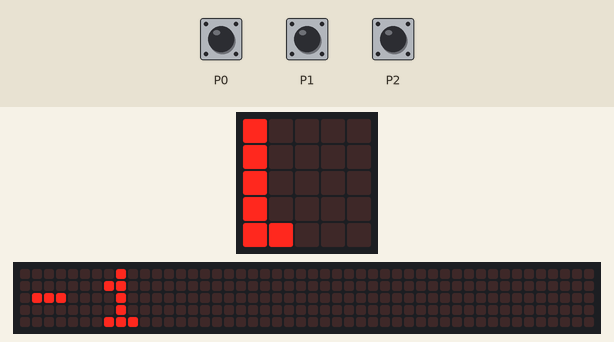
Bench run of a program on a simulated BBC micro:bit (MakeCode). Shown: the board's 5×5 LED display, a strip that is not on the board, showing the scrolling text unrolled. The test bench sets the inputs (shaded band). The 48×5 strip is a reading aid, not a part: it shows the text the display is scrolling, unrolled, one strip-width of it at a time.

Above: at 3.79 s.
3.8 s: touch pin P1 pressed for 0.15 s
At 6.0 s:
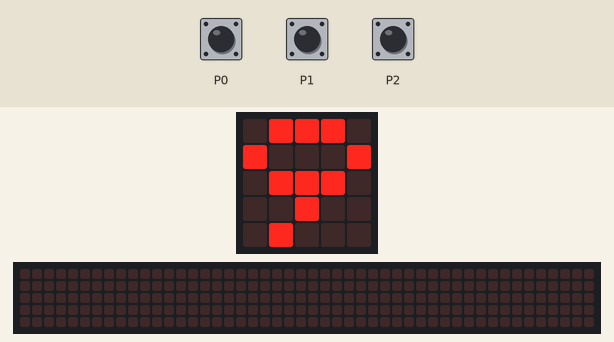
6.9 s: touch pin P0 pressed for 0.15 s
At 8.6 s:
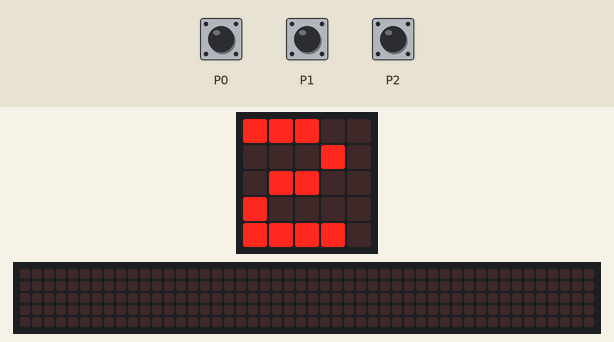
10.0 s: touch pin P1 pressed for 0.15 s
At 12.9 s:
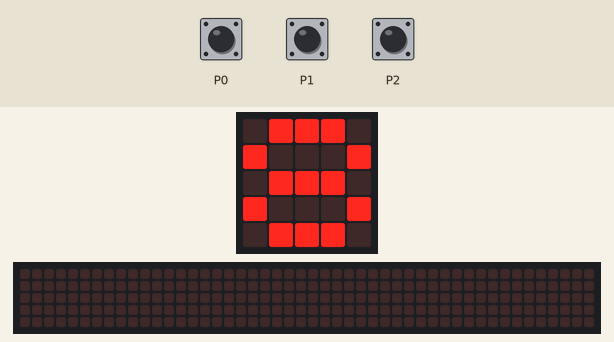
13.1 s: touch pin P2 pressed for 0.15 s
At 14.42 s:
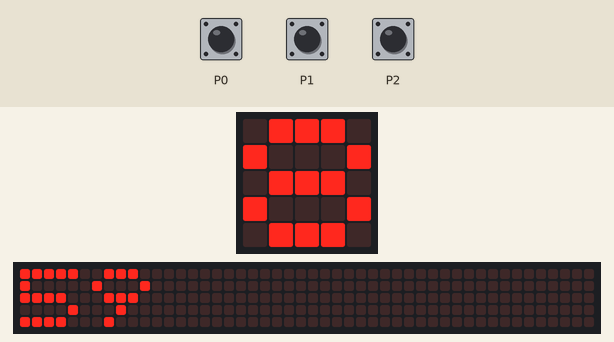
Timing chart, 0 to 16.1 s (numbered marks = the images above; inputs shaded):
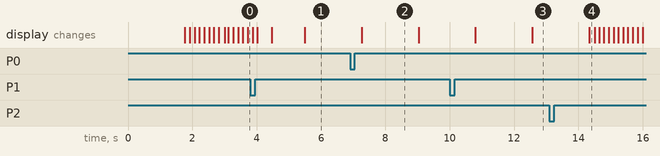

The program:

main.ts
```typescript
let cnt = 0
input.onPinPressed(TouchPin.P0, function () {
    cnt = 3
})
input.onPinPressed(TouchPin.P2, function () {
    cnt = 60
})
input.onPinPressed(TouchPin.P1, function () {
    cnt = 10
})
basic.forever(function () {
    basic.showNumber(cnt)
    basic.pause(1000)
    cnt += -1
})
```

test.ts
```typescript
// 在此处测试；当此软件包作为插件使用时，将不会编译此软件包。
```

Measured:
- after the input at 13.1 s, the display: changes after 1.2 s (image 4)
- what the display in image 2 shows lasts 1.7 s, from 7.3 s to 9.0 s
